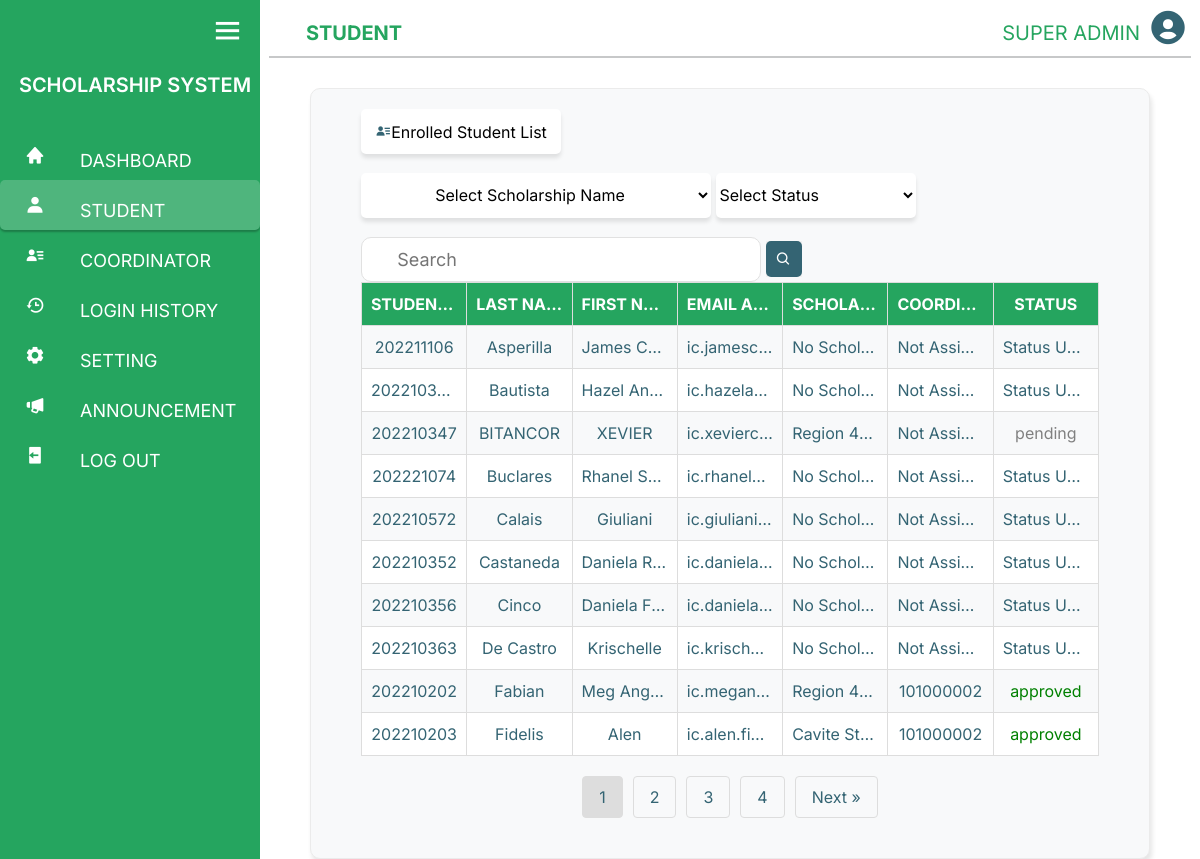
The page /superadmin/superadmin_Student.php on the database its author committed.
### tables this page shows
CREATE TABLE `tbl_student_acc` (
  `Student_No` int(11) NOT NULL,
  `First_name` varchar(50) NOT NULL,
  `Last_name` varchar(50) NOT NULL,
  `Email_Address` varchar(50) NOT NULL,
  `Password` longtext NOT NULL,
  `OTP_password` varchar(191) DEFAULT NULL,
  `Verification_Token` varchar(191) NOT NULL,
  `Verification_Status` tinyint(2) NOT NULL DEFAULT 0 COMMENT '0 = no, 1 = yes',
  `Date_Created` timestamp NOT NULL DEFAULT current_timestamp() ON UPDATE current_timestamp()
);

CREATE TABLE `tbl_scholarship` (
  `scholarship_no` int(11) NOT NULL,
  `scholarship_name` text NOT NULL,
  `description` text NOT NULL,
  `qualifications` text NOT NULL,
  `start_of_applications` date NOT NULL,
  `end_of_applications` date NOT NULL,
  `Admin_id` int(11) NOT NULL,
  `scholarship_processed` datetime DEFAULT NULL
);

CREATE TABLE `tbl_application_scholarship` (
  `Student_No` int(11) NOT NULL,
  `scholarship_no` int(11) NOT NULL,
  `C_status` varchar(50) NOT NULL,
  `rejection_reason` text NOT NULL,
  `application_date` date DEFAULT NULL,
  `Admin_id` int(11) DEFAULT NULL,
  `processed_date` datetime DEFAULT NULL
);

### superadmin/superadmin_Student.php (the view, shortened to what this page needs)
<?php
$conn = new mysqli('localhost', 'root', '', 'db_scholarship_system');
?>
<!DOCTYPE html>
<html lang="en">
<head>
    <link href="bootstrap.min.css" rel="stylesheet">
    <link href='https://unpkg.com/boxicons@2.0.7/css/boxicons.min.css' rel='stylesheet'>
    <link rel="stylesheet" href="superadmin.css">
    <link href="sweetalert2.min.css" rel="stylesheet">
</head>
<body>
    <div class="sidebar open">
        <div class="home-content">
            <i class='bx bx-menu'></i>
        </div>
        <div class="logo-details justify-content-center">
            <span class="logo_name">SCHOLARSHIP SYSTEM</span>
        </div>
        <ul class="nav-links">
            <li>
                <a href="superadmin_dashboard.php">
                    <i class='bx bxs-home'></i>
                    <span class="link_name">DASHBOARD</span>
                </a>
            </li>
            <li style="border-radius: 5px;
background: rgba(244, 244, 244, 0.20);
box-shadow: 0px 2px 2px 0px rgba(0, 0, 0, 0.25);">
                <a href="superadmin_Student.php">
                    <i class='bx bxs-user'></i>
                    <span class="link_name">STUDENT</span>
                </a>
            </li>
            <li>
                <a href="superadmin_coor.php">
                    <i class='bx bxs-user-detail'></i>
                    <span class="link_name">COORDINATOR</span>
                </a>
            </li>
            <li>
                <a href="superadmin_history.php">
                    <i class='bx bx-history'></i>
                    <span class="link_name">LOGIN HISTORY</span>
                </a>
            </li>
            <li>
                <a href="superadmin_setting.php">
                    <i class='bx bxs-cog'></i>
                    <span class="link_name">SETTING</span>
                </a>
            </li>
            <li>
                <a href="superadmin_announcement.php">
                    <i class='bx bxs-megaphone'></i>
                    <span class="link_name">ANNOUNCEMENT</span>
                </a>
            </li>
            <li>
                <a href="" id="logout-link">
                    <i class='bx bxs-log-out'></i>
                    <span class="link_name ">LOG OUT</span>
                </a>
            </li>
        </ul>
    </div>
    <section class="home-section ">
        <nav class="navbar navbar-expand-lg navbar-light">
            <div class="container-fluid">
                <span class=" ms-4 fw-bold">STUDENT</span>
                <div class="d-flex ms-auto">
                    <a href="#" class="nav-link d-flex align-items-center">
                        <span class="me-2 fw-normal">SUPER ADMIN</span>
                        <i class='bx bxs-user-circle custom-icon'></i>
                    </a>
                </div>
            </div>
        </nav>
        <hr>
        <div class="main-container" id="div1">
            <div class="row">
                <div class="col-sm-12">
                    <button class="application-btn" id="buttonInDiv1" style="float: left;"><i class='bx bxs-user-detail'></i>Enrolled Student List</button>
                    <div class="content-application">
                        <form action="" method="POST">
                            <select style="border: none; width:350px; text-align:center;" class="application-btn" id="select_Scholar_name" name="req_name">
                                <option value="" disabled selected>Select Scholarship Name</option>
                            </select>
                            <select style="border: none;" name="status_select" id="status_select" class="application-btn">
                                <option value="" disabled selected>Select Status</option>
                            </select>
                            <input class="search-input" type="text" name="search_user" id="search_user" value="<?php echo isset($_POST['search_user']) ? htmlspecialchars($_POST['search_user']) : ''; ?>" placeholder="   Search">
                            <button type="button" name="submit" value="submit-pending">
                                <div class='bx bx-search'></div>
                            </button>
                        </form>
                    </div>
                </div>
            </div>
            <div class="row">
                <div class="col-sm-12 content-student">
                    <table class="table-striped">
                        <tr>
                            <th>STUDENT ID</th>
                            <th>LAST NAME</th>
                            <th>FIRST NAME</th>
                            <th>EMAIL ADDRESS</th>
                            <th>SCHOLARSHIP NAME</th>
                            <th style='text-align: center;'>COORDINATOR ID</th>
                            <th style='text-align: center;'>STATUS</th>
                        </tr>
                        <tbody id="results-container">
                        <?php
                            $records_per_page = 10;
                            $current_page = isset($_GET['page']) && is_numeric($_GET['page']) ? (int)$_GET['page'] : 1;
                            $offset = ($current_page - 1) * $records_per_page;
                            $total_records_sql = "SELECT COUNT(*) AS total FROM tbl_student_acc";
                            $total_records_result = $conn->query($total_records_sql);
                            $total_records = $total_records_result->fetch_assoc()['total'];
                            $total_pages = ceil($total_records / $records_per_page);
                            $sql_default = "
                                SELECT
                                    tbl_student_acc.Student_No,
                                    tbl_student_acc.First_name,
                                    tbl_student_acc.Last_name,
                                    tbl_student_acc.Email_Address,
                                    tbl_scholarship.scholarship_name,
                                    tbl_application_scholarship.Admin_id,
                                    tbl_application_scholarship.C_status
                                FROM
                                    tbl_student_acc
                                LEFT JOIN
                                    tbl_application_scholarship
                                ON
                                    tbl_student_acc.Student_No = tbl_application_scholarship.Student_No
                                LEFT JOIN
                                    tbl_scholarship
                                ON
                                    tbl_scholarship.scholarship_no = tbl_application_scholarship.scholarship_no
                                ORDER BY
                                    tbl_student_acc.Last_name ASC
                                LIMIT $records_per_page OFFSET $offset
                            ";
                            $result_default = $conn->query($sql_default);
                            if ($result_default->num_rows > 0) {
                                $row_count = 0;
                                while ($row = $result_default->fetch_assoc()) {
                                    $row_class = ($row_count % 2 == 0) ? 'even' : 'odd';
                                    $row_count++;
                                    $admin_id = !empty($row["Admin_id"]) ? htmlspecialchars($row["Admin_id"]) : 'Not Assigned';
                                    $scholarship_name = !empty($row["scholarship_name"]) ? htmlspecialchars($row["scholarship_name"]) : 'No Scholarship';
                                    $c_status = !empty($row["C_status"]) ? htmlspecialchars($row["C_status"]) : 'Status Unknown';
                                    $status_color = '#346473';
                                    if (strtolower($c_status) == 'pending') {
                                        $status_color = 'gray';
                                    } elseif (strtolower($c_status) == 'approved') {
                                        $status_color = 'green';
                                    } elseif (strtolower($c_status) == 'rejected') {
                                        $status_color = 'red';
                                    }
                                    echo "<tr class='$row_class'>
                                        <td>" . htmlspecialchars($row["Student_No"]) . "</td>
                                        <td>" . htmlspecialchars($row["Last_name"]) . "</td>
                                        <td>" . htmlspecialchars($row["First_name"]) . "</td>
                                        <td>" . htmlspecialchars($row["Email_Address"]) . "</td>
                                        <td>" . $scholarship_name . "</td>
                                        <td style='text-align: center;'>" . $admin_id . "</td>
                                        <td style='text-align: center; color: $status_color;'>" . $c_status . "</td>
                                    </tr>";
                                }
                            } else {
                                echo "<tr>
                                    <td colspan='7' style='text-align: center;'>NO AVAILABLE APPLICATION!</td>
                                </tr>";
                            }
                            ?>
                        </tbody>
                    </table>
                    <?php
                            echo "<div class='pagination' style='text-align: center; margin-top: 20px;'>";
                            for ($page = 1; $page <= $total_pages; $page++) {
                                if ($page == $current_page) {
                                    echo "<a href='' style='background-color:#dddddd;'>$page</a> ";
                                } else {
                                    echo "<a href='?page=$page'>$page</a> ";
                                }
                            }
                            if ($current_page < $total_pages) {
                                echo "<a href='?page=" . ($current_page + 1) . "'>Next &raquo;</a>";
                            }
                            echo "</div>";
                    ?>
                </div>
            </div>
        </div>
    </section>
</body>
</html>

### superadmin/superadmin.css (style rules this page uses)
* { margin: 0; padding: 0; box-sizing: border-box; }
body { font-family: 'Inter', sans-serif; }
.sidebar { position: fixed; top: 0; left: 0; height: 100%; width: 260px; background: #25A55F; z-index: 100; transition: all 0.5s ease; }
.sidebar .home-content { height: 60px; padding-left: 5px; padding-right: 5px; display: flex; align-items: center; justify-content: flex-end; position: relative; }
.home-content .bx-menu { color: #ffffff; font-size: 35px; cursor: pointer; position: absolute; right: 15px; transition: all 0.5s ease; }
.sidebar .logo-details { height: auto; width: 100%; display: flex; align-items: center; justify-content: center; }
.sidebar .logo-details .logo_name { font-size: 20px; color: #fff; font-weight: 600; transition: 0.2s ease; transition-delay: 0.1s; white-space: nowrap; }
.sidebar .nav-links { height: 100%; padding: 30px 0 150px 0; overflow: auto; }
.sidebar .nav-links li { position: relative; list-style: none; transition: all 0.4s ease; }
.sidebar .nav-links li i { height: 50px; min-width: 70px; text-align: center; line-height: 50px; color: #fff; font-size: 20px; transition: all 0.3s ease; }
.sidebar .nav-links li a { display: flex; align-items: center; text-decoration: none; }
.sidebar .nav-links li a .link_name { font-size: 18px; font-weight: 400; color: #fff; transition: all 0.4s ease; white-space: nowrap; }
.home-section { position: relative; background: #fff; height: 100vh; left: 260px; width: calc(100% - 260px); transition: all 0.5s ease; }
.container-fluid span { color: #25A55F; }
.custom-icon { font-size: 2.5rem; color: #346473; }
hr { margin: 0 auto; border: 1px solid; width: 98%; }
.main-container { margin: 30px 50px 30px 50px; padding: 20px 50px 20px 50px; background-color: #f8f9fa; border: #ebebeb solid 1px; color: #346473; border-radius: 10px; box-shadow: 2px 5px 5px rgba(0, 0, 0, 0.1); }
.content-application { float: right; }
.bx,b { color: #346473; }
.application-btn { border-radius: 5px; background: #FFF; box-shadow: 0px 4px 4px 0px rgba(0, 0, 0, 0.10); width: 200px; height: 45px; margin-bottom: 19px; }
.search-input { border-radius: 10px; border: 1px solid #E1E1E1; background: #FFF; text-indent: 20px; font-size: 18px; width: 400px; height: 45px; }
.bx-search { border-radius: 5px ; background-color: #346473; color: #FFF; padding: 10px; }
button { border: none; }
table { width: 100%; table-layout: fixed; border-collapse: collapse; }
th { height: 30px; }
th,td { text-align: left; overflow: hidden; text-overflow: ellipsis; white-space: nowrap; }
span { font-size: 20px; font-weight: solid; color: white; padding: 10px 0px 0px 10px; }
table { width: 100%; border-collapse: collapse; }
th, td { padding: 8px; text-align: left; border: 1px solid #ddd; }
tr.even { background-color: #f8f9fa; }
tr.odd { background-color: #ffffff; }
th { background-color: #25A55F; color: white; }
.pagination { display: flex; justify-content: center; margin: 20px 0; }
.pagination a { margin: 0 5px; padding: 8px 16px; border: 1px solid #ddd; border-radius: 4px; text-decoration: none; color: #346473; }
th, td { padding: 9px; text-align: left; border: 1px solid #ddd; text-align: center; }

### rows shown on the page
tbl_student_acc: Student_No "202211106", Last_name "Asperilla", First_name "James…", Email_Address "ic.james…", scholarship_name "No Sch…", admin_id "Not Ass…", c_status "Status…"
tbl_student_acc: Student_No "202210344", Last_name "Bautista", First_name "Hazel Anne", Email_Address "ic.hazel…", scholarship_name "No Sch…", admin_id "Not Ass…", c_status "Status…"
tbl_student_acc: Student_No "202210347", Last_name "BITANCOR", First_name "XEVIER", Email_Address "ic.xevie…", tbl_scholarship.scholarship_name "Region…", tbl_application_scholarship.Admin_id "Not Ass…", tbl_application_scholarship.C_status "pending"
tbl_student_acc: Student_No "202221074", Last_name "Buclares", First_name "Rhanel…", Email_Address "ic.rhane…", scholarship_name "No Sch…", admin_id "Not Ass…", c_status "Status…"
tbl_student_acc: Student_No "202210572", Last_name "Calais", First_name "Giuliani", Email_Address "ic.giulia…", scholarship_name "No Sch…", admin_id "Not Ass…", c_status "Status…"
tbl_student_acc: Student_No "202210352", Last_name "Castaneda", First_name "Daniela…", Email_Address "ic.danie…", scholarship_name "No Sch…", admin_id "Not Ass…", c_status "Status…"
tbl_student_acc: Student_No "202210356", Last_name "Cinco", First_name "Daniela…", Email_Address "ic.danie…", scholarship_name "No Sch…", admin_id "Not Ass…", c_status "Status…"
tbl_student_acc: Student_No "202210363", Last_name "De Castro", First_name "Krischelle", Email_Address "ic.krisc…", scholarship_name "No Sch…", admin_id "Not Ass…", c_status "Status…"
tbl_student_acc: Student_No "202210202", Last_name "Fabian", First_name "Meg An…", Email_Address "ic.mega…", tbl_scholarship.scholarship_name "Region…", tbl_application_scholarship.Admin_id "101000002", tbl_application_scholarship.C_status "approved"
tbl_student_acc: Student_No "202210203", Last_name "Fidelis", First_name "Alen", Email_Address "ic.alen.f…", tbl_scholarship.scholarship_name "Cavite S…", tbl_application_scholarship.Admin_id "101000002", tbl_application_scholarship.C_status "approved"
